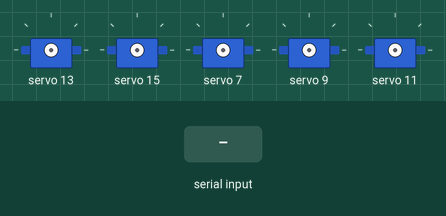
Bench run of a sketch on a simulated Arduino Uno, built with avr-gcc and run on an emulated ATmega328P. Parts: 5 × servo. Inputs (shaded band) come from the test bench.

Above: at 1.2 s.
1.3 s: "S" received over Serial
2.8 s: "P" received over Serial
At 4.0 s:
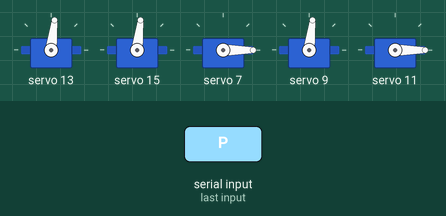
4.3 s: "R" received over Serial
At 5.1 s:
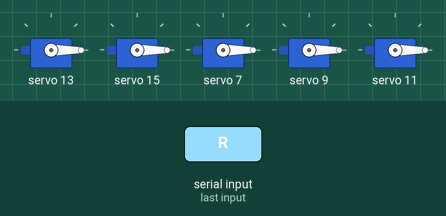
Timing chart, 0 to 7.3 s (numbered marks = the images above; inputs shaded):
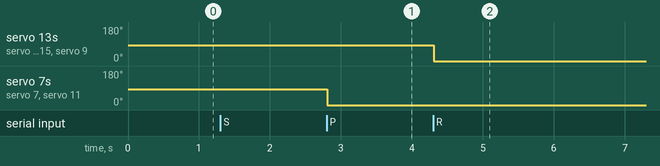

The sketch:

servo.ino
```cpp
#include <Wire.h>
#include <Adafruit_PWMServoDriver.h>

// called this way, it uses the default address 0x40
Adafruit_PWMServoDriver pwm = Adafruit_PWMServoDriver();
// you can also call it with a different address you want
//Adafruit_PWMServoDriver pwm = Adafruit_PWMServoDriver(0x41);
// you can also call it with a different address and I2C interface
//Adafruit_PWMServoDriver pwm = Adafruit_PWMServoDriver(0x40, Wire);

// Depending on your servo make, the pulse width min and max may vary, you
// want these to be as small/large as possible without hitting the hard stop
// for max range. You'll have to tweak them as necessary to match the servos you
// have!
#define SERVOMIN  140 // This is the 'minimum' pulse length count (out of 4096)
#define SERVOMAX  600 // This is the 'maximum' pulse length count (out of 4096)
#define USMIN  600 // This is the rounded 'minimum' microsecond length based on the minimum pulse of 140
#define USMAX  2400 // This is the rounded 'maximum' microsecond length based on the maximum pulse of 600
#define SERVO_FREQ 50 // Analog servos run at ~50 Hz updates
char c;
// our servo # counter
uint8_t servonum = 0;

long int myTime1;
long int myTime2;
void setup() {
  Serial.begin(9600);
  //Serial.println("Type input");

  pwm.begin();


  pwm.setOscillatorFrequency(27000000);
  pwm.setPWMFreq(SERVO_FREQ);  // Analog servos run at ~50 Hz updates

  delay(10);
}

// You can use this function if you'd like to set the pulse length in seconds
// e.g. setServoPulse(0, 0.001) is a ~1 millisecond pulse width. It's not precise!
void setServoPulse(uint8_t n, double pulse) {
  double pulselength;

  pulselength = 1000000;   // 1,000,000 us per second
  pulselength /= SERVO_FREQ;   // Analog servos run at ~60 Hz updates
  //Serial.print(pulselength); Serial.println(" us per period");
  pulselength /= 4096;  // 12 bits of resolution
  //Serial.print(pulselength); Serial.println(" us per bit");
  pulse *= 1000000;  // convert input seconds to us
  pulse /= pulselength;
  //Serial.println(pulse);
  pwm.setPWM(n, 0, pulse);
}

void loop() {

 // myTime = millis();

  while (Serial.available()) {
    //delay(2);  //delay to allow byte to arrive in input buffer
    c = Serial.read();
    //Serial.print(c);


  }
  // index = 11; major = 7; annulaire = 9; auriculaire = 13; thumbs 15;

  switch(c){
    case 'S':
      //Close the whole hand - Rock
      myTime1 = millis();
      setServoPulse(13, 0.0014);
      setServoPulse(15, 0.0014);
      setServoPulse(7, 0.0014);
      setServoPulse(9, 0.0014);
      setServoPulse(11, 0.0014);
      myTime2 = millis();
      //Serial.println(myTime2-myTime1);
      break;
    case 'P':
      // Scissors
      myTime1 = millis();
      setServoPulse(11, 0.0005);
      setServoPulse(9, 0.0014);
      setServoPulse(7, 0.0005);
      setServoPulse(13, 0.0014);
      setServoPulse(15, 0.0014);
      myTime2 = millis();
      //Serial.println(myTime2-myTime1);
      break;

    case 'R':
      //Open the hand - paper
      myTime1 = millis();
      setServoPulse(13, 0.0005);
      setServoPulse(15, 0.0005);
      setServoPulse(7, 0.0005);
      setServoPulse(9, 0.0005);
      setServoPulse(11, 0.0005);
      myTime2 = millis();
      //Serial.println(myTime2-myTime1);
      break;

  }


}
```

Measured:
- after the input at 2.8 s, servo 7, servo 11: 83° → 0° at once
- after the input at 4.3 s, servo 13, servo 15, servo 9: 83° → 0° at once
